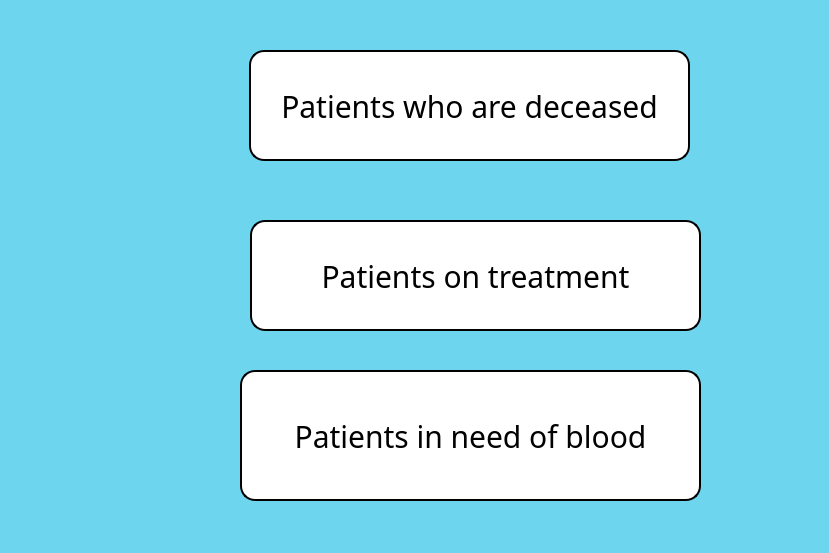
<?xml version="1.0" encoding="UTF-8"?>
<ui version="4.0">
 <class>PatientReports</class>
 <widget class="QDialog" name="PatientReports">
  <property name="geometry">
   <rect>
    <x>0</x>
    <y>0</y>
    <width>829</width>
    <height>553</height>
   </rect>
  </property>
  <property name="windowTitle">
   <string>Dialog</string>
  </property>
  <property name="styleSheet">
   <string notr="true">*{
    font-family: century gothic;
    font-size: 30px;
}

QToolButton
{
    background: #D1D2D2;
    border-radius: 30px;
}

QLabel
{
    color: black;
}

QPushButton
{
   border: 2px solid black;
   background-color: #D1D2D2;
   border-radius: 15px;
}

QPushButton:hover
{
   color: #D1D2D2;
   border-radius: 15px;
   background: #16A5C3;
}

QFrame
{
  background: #C7D1D1;
  border: 2px solid black
}
QWidget
{
  background-color:   #6dd5ed;
}

QMessageBox
{
   color: black;
   background-color: white;
}</string>
  </property>
  <widget class="QPushButton" name="pushButton_3">
   <property name="geometry">
    <rect>
     <x>240</x>
     <y>370</y>
     <width>461</width>
     <height>131</height>
    </rect>
   </property>
   <property name="styleSheet">
    <string notr="true">QPushButton
{
   border: 2px solid black;
   background-color: white;
   border-radius: 15px;
}

QPushButton:hover
{
   color: #D1D2D2;
   border-radius: 15px;
   background: #426a78;
}</string>
   </property>
   <property name="text">
    <string>Patients in need of blood</string>
   </property>
  </widget>
  <widget class="QPushButton" name="pushButton">
   <property name="geometry">
    <rect>
     <x>249</x>
     <y>50</y>
     <width>441</width>
     <height>111</height>
    </rect>
   </property>
   <property name="styleSheet">
    <string notr="true">QPushButton
{
   border: 2px solid black;
   background-color: white;
   border-radius: 15px;
}

QPushButton:hover
{
   color: #D1D2D2;
   border-radius: 15px;
   background: #426a78;
}</string>
   </property>
   <property name="text">
    <string>Patients who are deceased</string>
   </property>
  </widget>
  <widget class="QPushButton" name="pushButton_2">
   <property name="geometry">
    <rect>
     <x>250</x>
     <y>220</y>
     <width>451</width>
     <height>111</height>
    </rect>
   </property>
   <property name="styleSheet">
    <string notr="true">QPushButton
{
   border: 2px solid black;
   background-color: white;
   border-radius: 15px;
}

QPushButton:hover
{
   color: #D1D2D2;
   border-radius: 15px;
   background: #426a78;
}</string>
   </property>
   <property name="text">
    <string>Patients on treatment</string>
   </property>
  </widget>
 </widget>
 <resources/>
 <connections/>
</ui>
